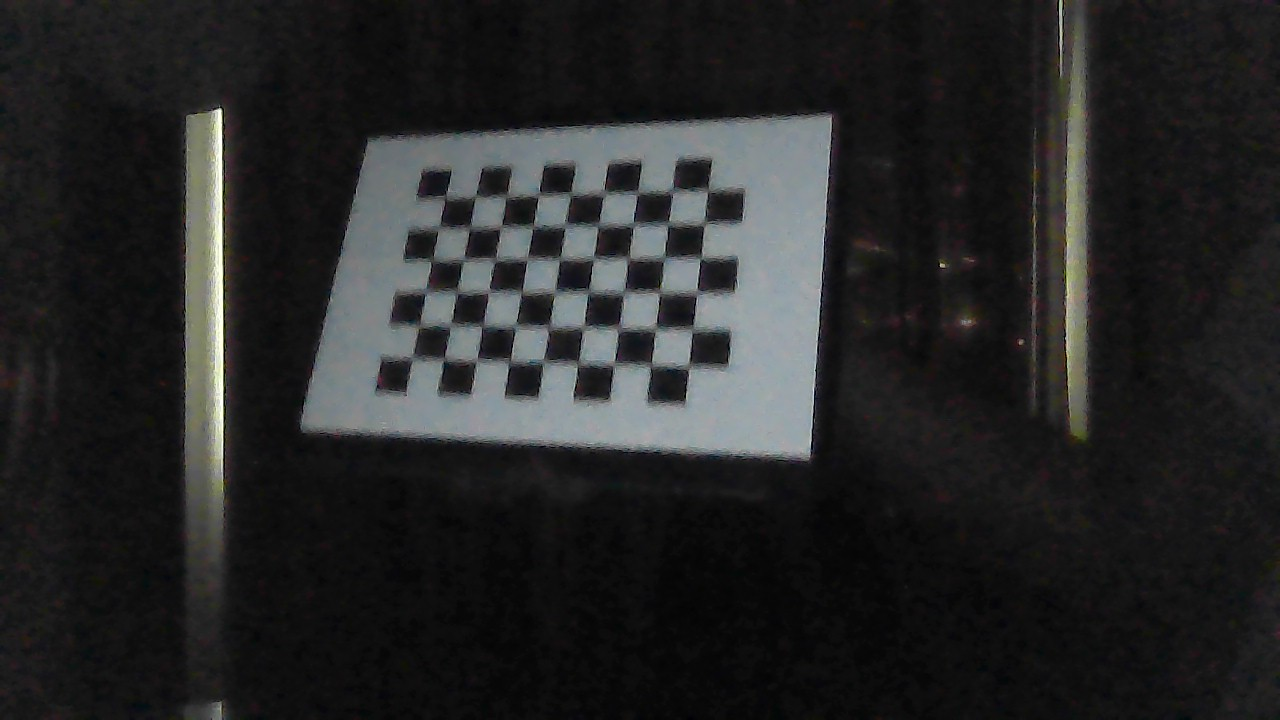
#> input picture calibration_images/WIN_20250706_17_24_59_Pro.jpg, 1280 x 720 px, given in place of testpic.jpg, which was not available
$ python find_once.py
#> lines starting #> are read from the running program, lines starting #| are printed output that depends on the picture
import cv2 as cv
import numpy as np
import src.ec_robot as ec_robot

click_pos = None

def mouse_click(event, x, y, flags, param):
    global click_time, click_pos, show_circle
    if event == cv.EVENT_LBUTTONDOWN:
        click_pos = (x, y)
        show_circle = True
        print(f"Mouse clicked at: ({x}, {y})")


fs_read = cv.FileStorage('camera_calib.yaml', cv.FILE_STORAGE_READ)
camera_matrix = fs_read.getNode('camera_matrix').mat()
dist_coeff = fs_read.getNode('dist_coeff').mat()
new_camera_matrix = fs_read.getNode('new_camera_matrix').mat()
fs_read.release()

#need to init img
img = cv.imread('testpic.jpg')
#> img is the input picture: shape (720, 1280, 3); mean B, G, R 39.1, 39.1, 38.4
undistorted = cv.undistort(img, camera_matrix, dist_coeff, None, new_camera_matrix)
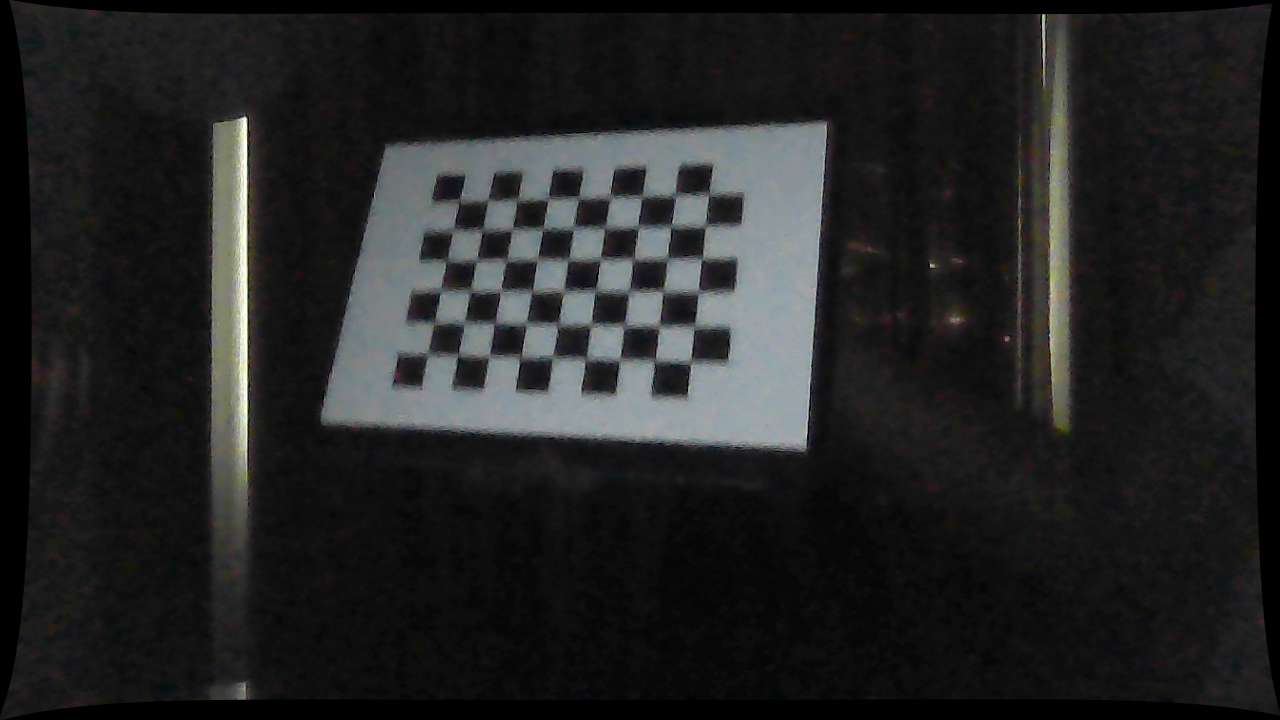
#> undistorted: shape (720, 1280, 3); mean B, G, R 35.8, 35.8, 35.2


fx = camera_matrix[0, 0]
fy = camera_matrix[1, 1]
cx = camera_matrix[0, 2]
cy = camera_matrix[1, 2]

cv.namedWindow('Undistorted Image')
cv.setMouseCallback('Undistorted Image', mouse_click)
while True:
    img_display = undistorted.copy()

    if click_pos:
        cv.circle(img_display, click_pos, 5, (0, 255, 0), -1)

    cv.imshow('Undistorted Image', img_display)

    key = cv.waitKey(1)
#> (key q is pressed here)
    if key == ord('q'):
        break

cv.destroyAllWindows()
#> (the run stopped early here; a loop or call above may not have finished)

$ run again, on calibration_images/WIN_20250706_17_25_04_Pro.jpg
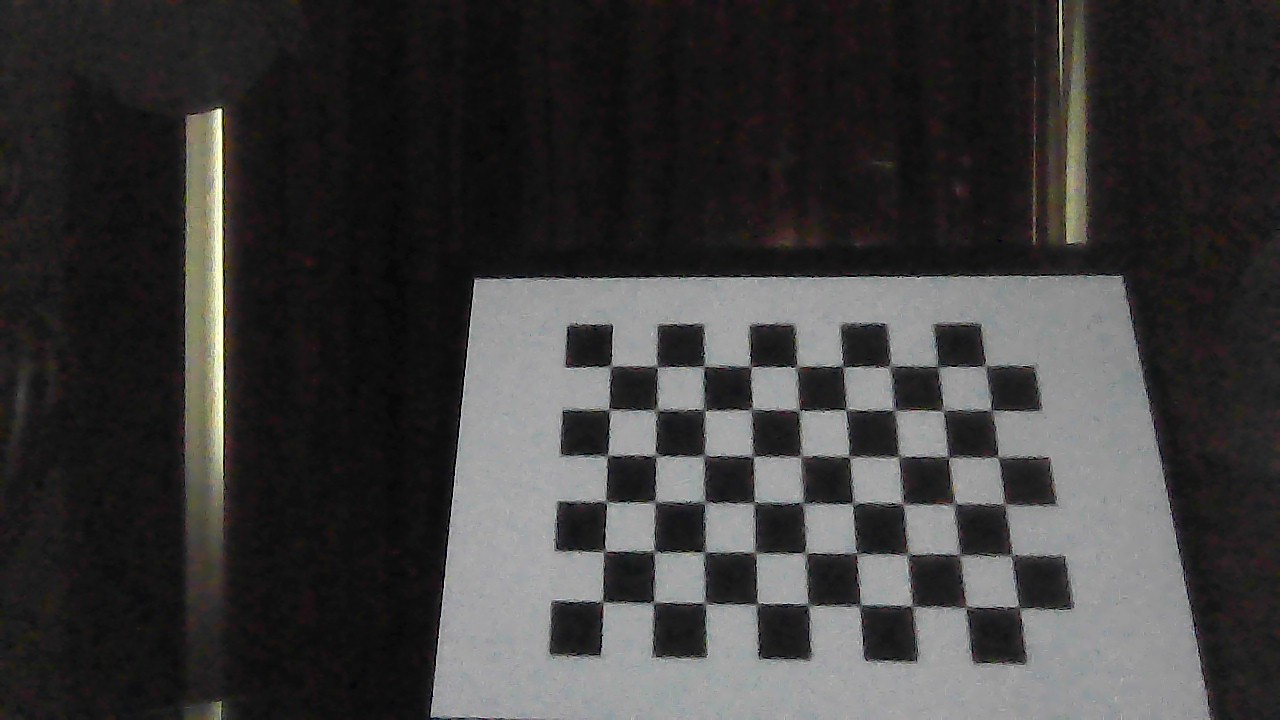
#> input picture calibration_images/WIN_20250706_17_25_04_Pro.jpg, 1280 x 720 px, given in place of testpic.jpg, which was not available
#> img is the input picture: shape (720, 1280, 3); mean B, G, R 59.5, 59.8, 60.8
#> `undistorted = cv.undistort(img, camera_matrix, dist_coeff, None, new_c..`:
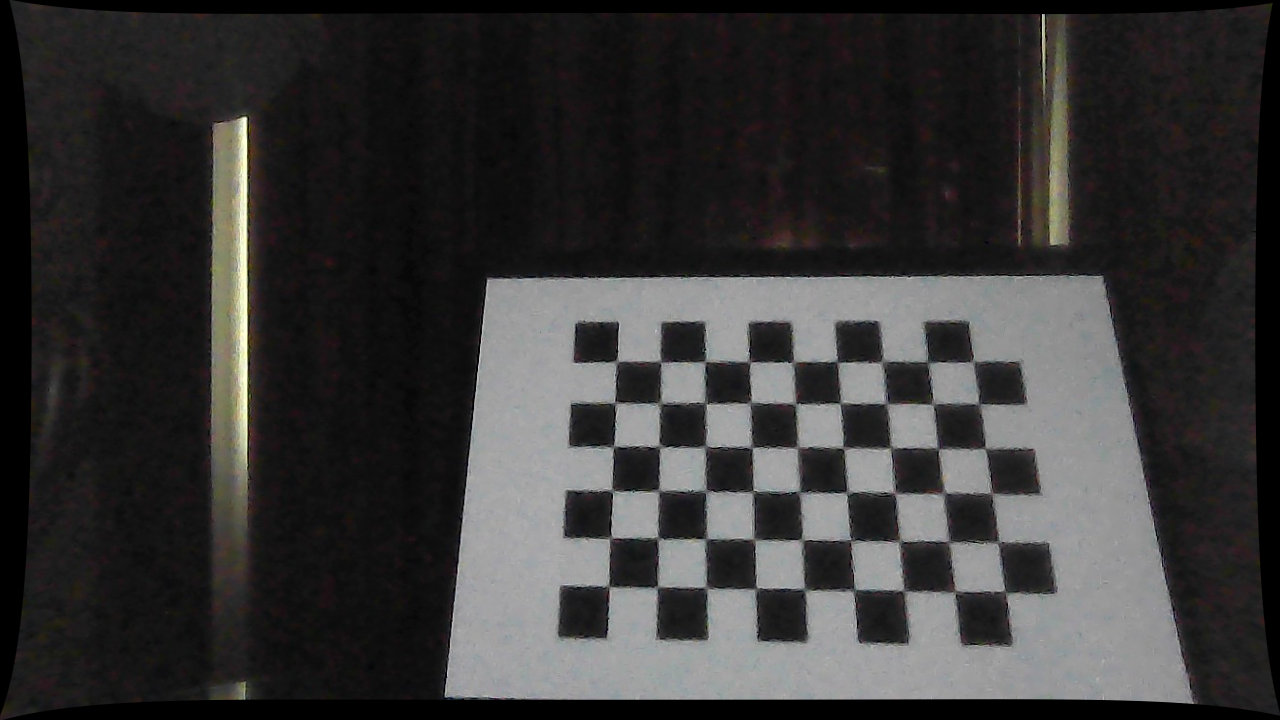
#> undistorted: shape (720, 1280, 3); mean B, G, R 54.5, 54.8, 55.7

$ run again, on calibration_images/WIN_20250706_17_25_05_Pro.jpg
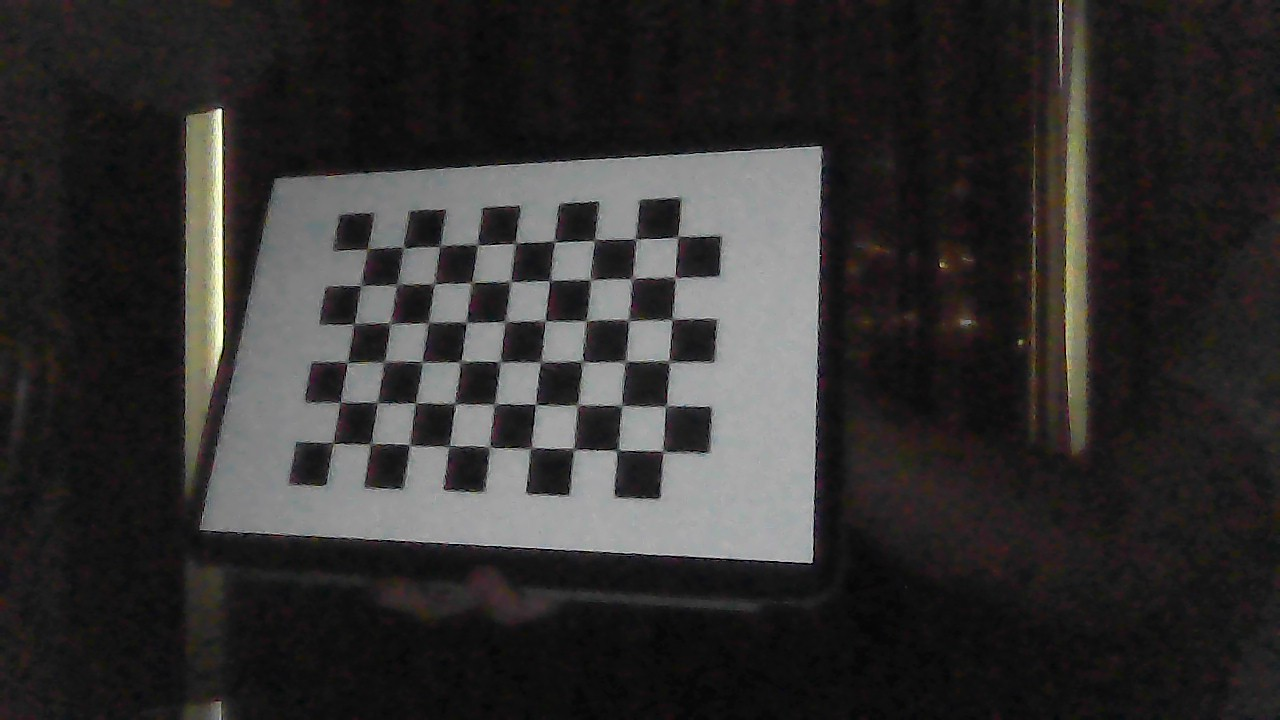
#> input picture calibration_images/WIN_20250706_17_25_05_Pro.jpg, 1280 x 720 px, given in place of testpic.jpg, which was not available
#> img is the input picture: shape (720, 1280, 3); mean B, G, R 47.8, 48.6, 50.2
#> `undistorted = cv.undistort(img, camera_matrix, dist_coeff, None, new_c..`:
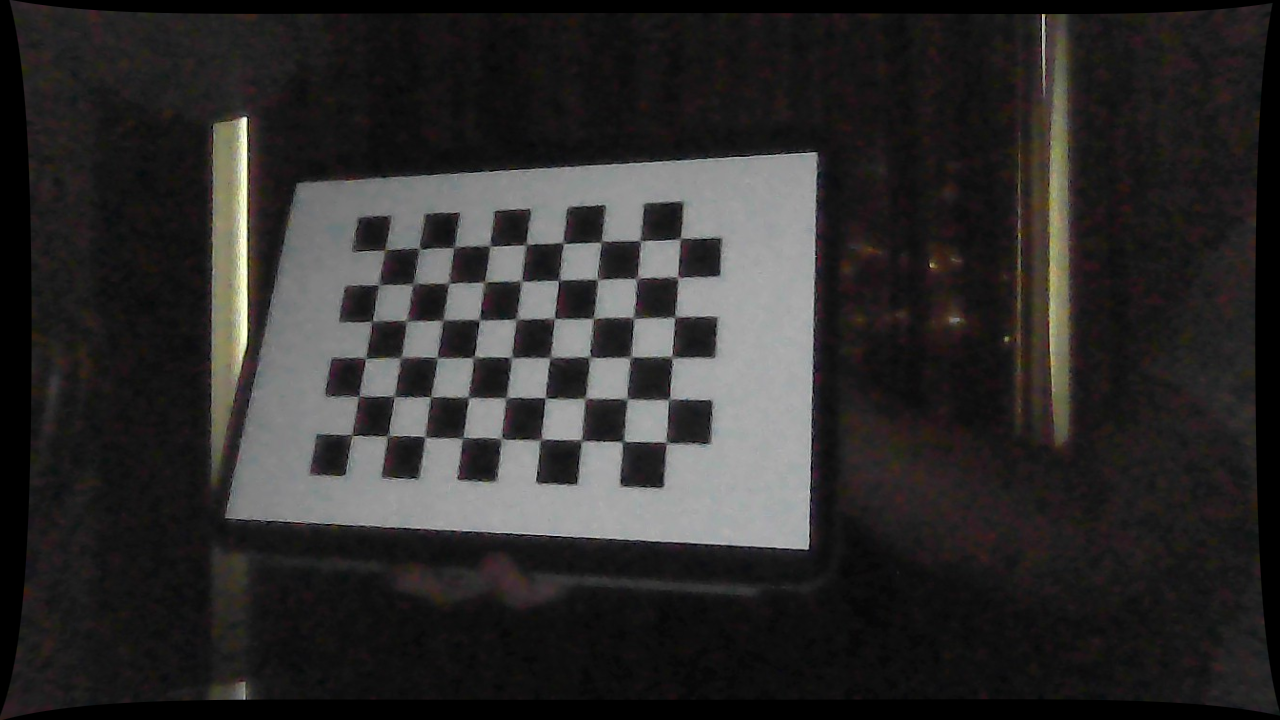
#> undistorted: shape (720, 1280, 3); mean B, G, R 43.8, 44.5, 46
